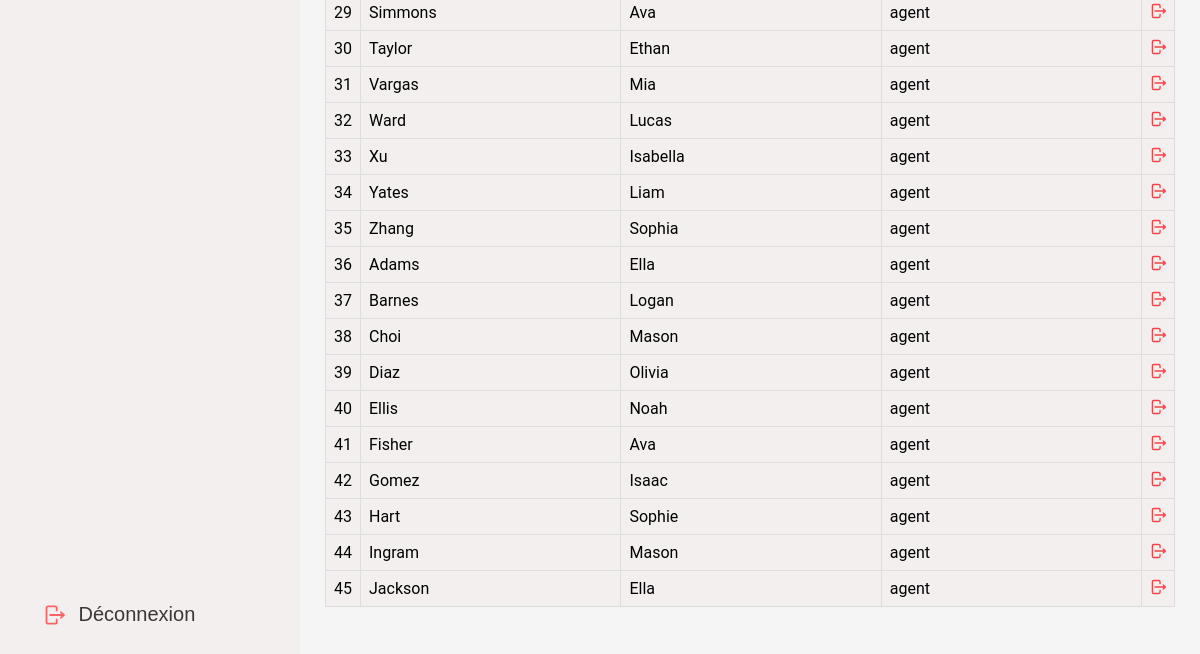
/ (signed in, lower part), run on an earlier commit of the app's database.
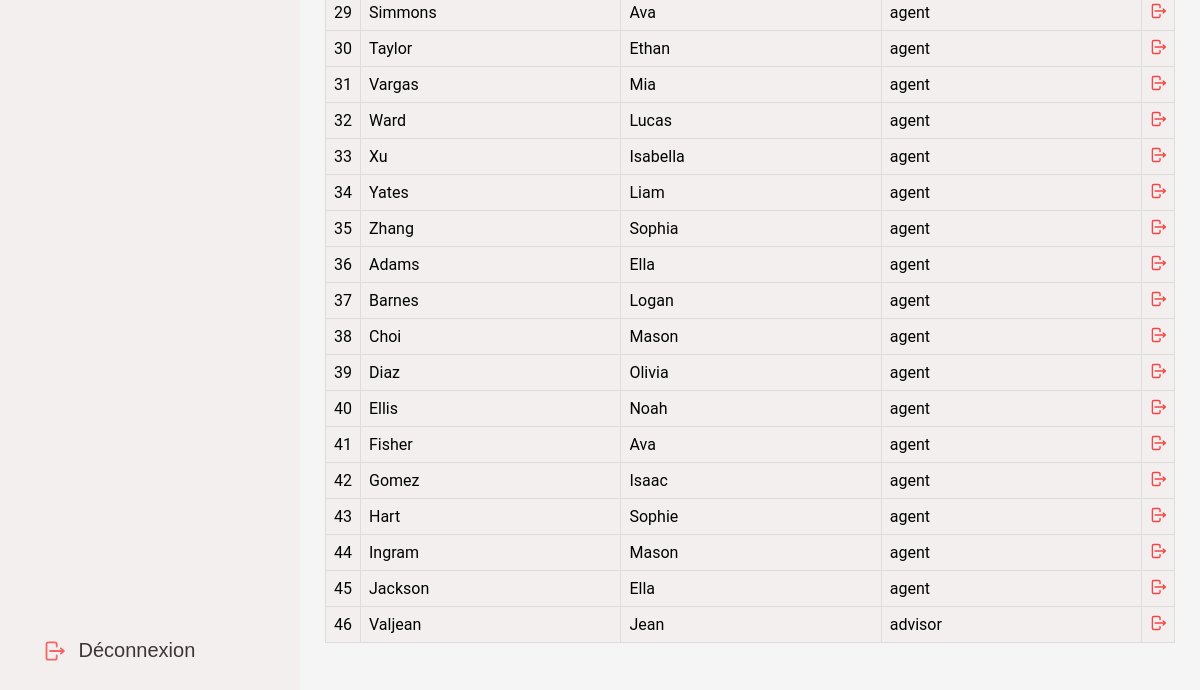
And on a later commit of the database.
### tables this page shows
CREATE TABLE `employe` (
  `NUMEMPLOYE` int(11) NOT NULL,
  `NOM` char(15) NOT NULL,
  `PRENOM` char(15) NOT NULL,
  `LOGIN` char(32) NOT NULL,
  `MDP` char(60) NOT NULL,
  `CATEGORIE` char(32) NOT NULL
);

### src/view/view.php (called while the page is built, shortened)
<?php
function getPhpFile($file)
{
    include $file;
    return ob_get_clean();
}
function display($job, $viewFile, $title, $currentClient = null)
{
    switch ($job) {
        case 'director':
            $nav=getPhpFile("sidebars/sidebar-director.php");
            break;
    }
    $view = getPhpFile($viewFile);
    require_once 'global-layout.php';
}

### src/controller/router.php (called while the page is built, shortened)
<?php
function displayRoute($routeName) {
    $roleName = explode('-', $routeName)[0];
    $viewName = array_slice(explode('-', $routeName), 1);
    $viewName = implode('-', $viewName);
    display($roleName, "view/$roleName/$viewName.php", getRouteTitle($routeName), getRouteAdditionalTitle());
}
function getRouteTitle($routeName) {
    switch($routeName) {
        case 'director-manage-employees':
            return "Gérer les employés";
    }
}
function getRouteAdditionalTitle() {
    if(isset($_SESSION['currentClient'])) {
        return $_SESSION['currentClient']->PRENOM.' '.strtoupper($_SESSION['currentClient']->NOM).' #'.$_SESSION['currentClient']->NUMCLIENT;
    } else {
        return null;
    }
}

### src/controller/controller.php (called while the page is built, shortened)
<?php
require_once 'view/view.php';
require_once 'model/employee.php';
require_once 'controller/router.php';
require_once 'model/employee.php';
function CtlDisplayPage() {
    displayRoute($_SESSION['currentPage']);
}

### src/index.php (called while the page is built)
<?php
require_once 'controller/front-controller.php';
    ?>

### src/model/employee.php (called while the page is built, shortened)
<?php
function getAllEmployees() {
    $connection = Connection::getInstance()->getConnection();
    $result = $connection->prepare('SELECT * FROM employe');
    $result->execute();
    $result->setFetchMode(PDO::FETCH_OBJ);
    $employees = $result->fetchAll();
    return $employees;
}

### src/view/components/employee-table-row.php (the view, shortened to what this page needs)
<tr>
    <td><?= $employee->NUMEMPLOYE ?></td>
    <td><?= $employee->NOM ?></td>
    <td><?= $employee->PRENOM ?></td>
    <td><?= $employee->CATEGORIE ?></td>
    <td>
        <button type="submit" name="submit-manage-employee" value="<?= $employee->NUMEMPLOYE ?>">
        </button>
    </td>
</tr>

### src/view/sidebars/sidebar-director.php (shortened to what this page needs)
<form action="<?php echo $_SERVER['PHP_SELF']; ?>" method="post">
    <button name="logout" value="logout">
        Déconnexion
    </button>
</form>

### src/view/director/manage-employees.php (shortened to what this page needs)
<div id="manage-employees">
    <form action="<?php echo $_SERVER['PHP_SELF']; ?>" method="post">
        <table class="employee-table">
            <tbody id="all-employes-body">
                <?php foreach (getAllEmployees() as $employee) {
                    require 'view/components/employee-table-row.php';
                }?>
            </tbody>
        </table>
    </form>
</div>

### src/controller/front-controller.php (shortened to what this page needs)
<?php
require_once 'controller/controller.php';
if ($_SESSION['loggedIn'] == false) {
    CtlDisplayLoginPage();
} else {
    CtlDisplayPage();
}

### src/view/global-layout.php (shortened to what this page needs)
<!DOCTYPE html>
<html lang="en">
    <head>
        <link rel="stylesheet" href="style/global-style.css">
        <link rel="stylesheet" href="style/stats-style.css">
    </head>
    <body>
        <nav>
            <?= $nav ?>
        </nav>
        <div>
            <main>
                <?= $view ?>
            </main>
        </div>
    </body>
</html>

### src/style/global-style.css (style rules this page uses)
:root { --background-color: #f5f5f5; --text-color: #120909; --secondary-background-color: #f3efef; --primary-color: #b36064; --secondary-color: #d4c0a5; --accent-color: #f64343; }
* { box-sizing: border-box; }
body { display: flex; box-sizing: border-box; overflow: hidden; min-width: 100dvw; min-height: 100dvh; width: 100%; height: 100%; max-height: 100dvh; margin: 0; padding: 0; font-family: "Roboto", sans-serif; background-color: var(--background-color); }
body > div { flex: 4; display: flex; flex-direction: column; max-height: 100%; }
main { flex: 15; display: flex; padding: 15px; box-sizing: border-box; max-height: 100%; }
nav { flex: 1; min-width: 300px; background-color: var(--secondary-background-color); padding: 0; margin: 0; }
nav > form { display: flex; flex-direction: column; align-items: center; justify-content: flex-start; width: 100%; height: 100dvh; transition: 0.3s ease-in-out; }
nav button { display: flex; flex-direction: row; align-items: center; border: none; background-color: transparent; width: 85%; height: 65px; margin: 15px 0; font-size: 20px; font-weight: 500; cursor: pointer; color: var(--text-color); opacity: 80%; transition: all 0.2s ease; }
nav button > svg { margin: 13px; width: 24px; height: 24px; }
svg { height: 18px; width: 20px; color: var(--accent-color); }
#manage-employees { width: 100%; height: 100%; display: flex; flex-direction: column; align-items: center; justify-content: flex-start; box-sizing: border-box; padding-bottom: 15px; }
#manage-employees form { flex: 1; overflow-y: auto; width: 100%; margin-bottom: 15px; padding: 10px; box-sizing: border-box; }
#manage-employees table { width: 100%; border-collapse: collapse; background-color: var(--secondary-background-color); }
#manage-employees td > button { border: none; background-color: transparent; cursor: pointer; }
#manage-employees td:last-child { padding: 0; text-align: center; }

What changed in the data, as far as the page shows it:
added employe: NUMEMPLOYE "46", NOM "Valjean", PRENOM "Jean", CATEGORIE "advisor"
